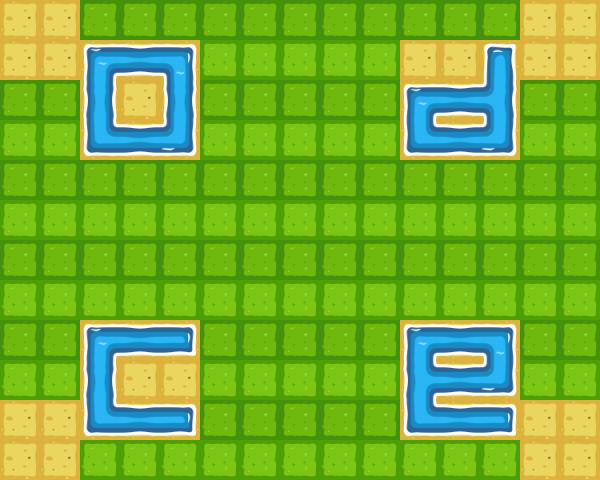

This game map was drawn from its Tiled (.tmx) file and the tilesets committed beside it. A one-line description and the full map source follow:
An orthogonal 15x12 tile map with 40x40 px tiles, 1 tile layer (level 1), 2 tilesets and 4 objects.

<map version="1.4" tiledversion="1.4.2" orientation="orthogonal" renderorder="right-down" width="15" height="12" tilewidth="40" tileheight="40" infinite="0" nextlayerid="3" nextobjectid="7">
 <tileset firstgid="1" name="neture" tilewidth="40" tileheight="40" tilecount="56" columns="8">
  <image source="../assets/spritesheet.png" width="320" height="280" />
 </tileset>
 <tileset firstgid="57" name="Jelly" tilewidth="40" tileheight="40" tilecount="24" columns="6">
  <image source="../assets/Jelly.png" width="240" height="160" />
 </tileset>
 <layer id="1" name="level 1" width="15" height="12">
  <data encoding="csv">
32,32,16,16,16,16,16,16,16,16,16,16,16,32,32,
32,32,14,23,51,24,24,24,24,24,32,32,28,32,32,
16,16,25,32,25,16,16,16,16,16,14,23,9,16,16,
24,24,12,23,20,24,24,24,24,24,12,23,20,24,24,
16,16,16,16,16,16,16,16,16,16,16,16,16,16,16,
24,24,24,24,24,24,24,24,24,24,24,24,24,24,24,
16,16,16,16,16,16,16,16,16,16,16,16,16,16,16,
24,24,24,24,24,24,24,24,24,24,24,24,24,24,24,
16,16,14,23,21,16,16,16,16,16,14,23,51,16,16,
24,24,25,32,32,24,24,24,24,24,3,23,20,24,24,
32,32,12,23,21,16,16,16,16,16,12,23,21,32,32,
32,32,24,24,24,24,24,24,24,24,24,24,24,32,32
</data>
 </layer>
 <objectgroup id="2" name="gem 1">
  <object id="3" gid="60" x="280" y="280" width="40" height="40" />
  <object id="4" gid="60" x="560" y="480" width="40" height="40" />
  <object id="5" gid="60" x="0" y="480" width="40" height="40" />
  <object id="6" gid="60" x="560" y="40" width="40" height="40" />
 </objectgroup>
</map>